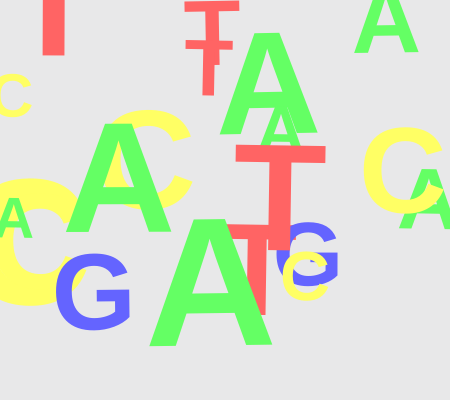
Frame 1 (no input)
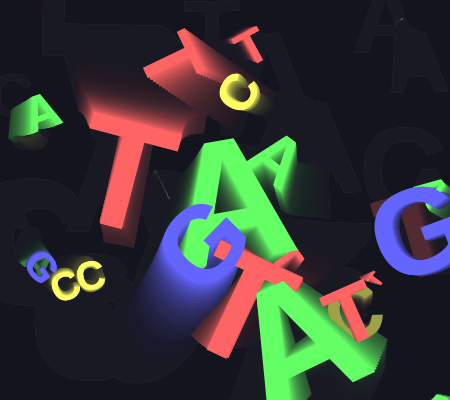
Frame 60 (no input)
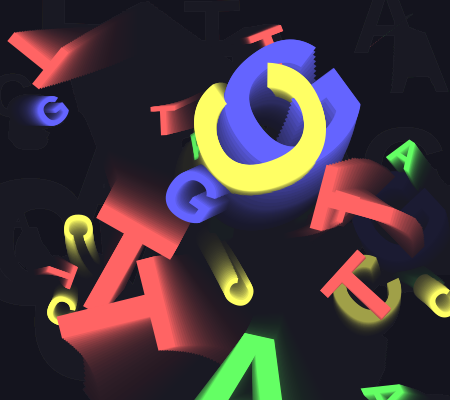
Frame 120 (the mouse pressed at the canvas centre since frame 60)

The p5.js sketch that drew these frames (run headless with seeded random() and noise() and a simulated clock; from frame 60 on, the mouse is pressed at the canvas centre):

// p5.js sketch
// ── sketch.js
let elements = [];
let mutationRate = 0.05;
let colorPalette = {
  'A': [100, 255, 100, 150], // Аденин - зелёный
  'T': [255, 100, 100, 150], // Тимин - красный
  'G': [100, 100, 255, 150], // Гуанин - синий
  'C': [255, 255, 100, 150]  // Цитозин - жёлтый
};
let connections = [];
let showConnections = false;
let connectionStrength = 200;
let infoFontSize = 16;
let hoveredElement = null;
let hoverScale = 1;

function setup() {
  createCanvas(450, 400);
  textAlign(CENTER, CENTER);
  textStyle(BOLD);
  textFont('Helvetica');
  
  if (textFont() !== 'Helvetica') {
    console.warn("Шрифт Helvetica не найден, будет использован стандартный шрифт");
  }
  
  initElements(20);
}

function initElements(count) {
  elements = [];
  for (let i = 0; i < count; i++) {
    elements.push(createRandomElement());
  }
}

function createRandomElement() {
  let nucleotide = random(['A', 'T', 'G', 'C']);
  return {
    x: random(width),
    y: random(height),
    size: random(60, 200),
    speedX: random(-1, 1),
    speedY: random(-1, 1),
    nucleotide: nucleotide,
    color: colorPalette[nucleotide],
    rotation: 0,
    rotationSpeed: random(-0.02, 0.02),
    energy: 700,
    age: 0,
    originalSize: 0 // Будет установлено при первом рендере
  };
}

function draw() {
  background(20, 20, 30, 25);
  
  updateConnections();
  if (showConnections) drawConnections();
  
  // Проверка наведения мыши
  hoveredElement = null;
  for (let e of elements) {
    if (!e.originalSize) e.originalSize = e.size; // Сохраняем исходный размер
    
    let d = dist(mouseX, mouseY, e.x, e.y);
    if (d < e.size/2) {
      hoveredElement = e;
      break;
    }
  }
  
  // Анимация увеличения/уменьшения
  if (hoveredElement) {
    hoverScale = lerp(hoverScale, 1.5, 0.1);
    hoveredElement.size = hoveredElement.originalSize * hoverScale;
  } else {
    hoverScale = lerp(hoverScale, 1, 0.1);
  }
  
  for (let i = elements.length - 1; i >= 0; i--) {
    let e = elements[i];
    
    if (random() < mutationRate) {
      mutateElement(e);
    }
    
    e.x += e.speedX;
    e.y += e.speedY;
    e.rotation += e.rotationSpeed;
    e.age += 0.01;
    
    if (e.x < 0 || e.x > width) e.speedX *= -1;
    if (e.y < 0 || e.y > height) e.speedY *= -1;
    
    e.energy -= 0.1 + e.age * 0.001;
    if (e.energy <= 0) {
      elements.splice(i, 1);
      continue;
    }
    
    // Плавное возвращение к исходному размеру, если не наведено
    if (e !== hoveredElement) {
      e.size = lerp(e.size, e.originalSize, 0.1);
    }
    
    push();
    translate(e.x, e.y);
    rotate(e.rotation);
    let alpha = map(e.energy, 0, 100, 0, e.color[3]);
    fill(e.color[0], e.color[1], e.color[2], alpha);
    textSize(e.size);
    text(e.nucleotide, 0, 0);
    pop();
  }
  
  if (random() < 0.01 && elements.length < 50) {
    elements.push(createRandomElement());
  }
  
  drawInfo();
}

function mutateElement(e) {
  let mutations = [
    () => {
      let newNucleotide = random(['A', 'T', 'G', 'C']);
      e.nucleotide = newNucleotide;
      e.color = colorPalette[newNucleotide];
    },
    () => {
      e.originalSize = constrain(e.originalSize + random(-20, 20), 40, 300);
    },
    () => {
      e.speedX = random(-2, 2);
      e.speedY = random(-2, 2);
    },
    () => {
      e.rotationSpeed = random(-0.03, 0.03);
    }
  ];
  
  random(mutations)();
}

function mousePressed() {
  let nucleotide = random(['A', 'T', 'G', 'C']);
  elements.push({
    x: mouseX,
    y: mouseY,
    size: random(60, 200),
    speedX: random(-2, 2),
    speedY: random(-2, 2),
    nucleotide: nucleotide,
    color: colorPalette[nucleotide],
    rotation: 0,
    rotationSpeed: random(-0.05, 0.05),
    energy: 100,
    age: 0,
    originalSize: 0
  });
  
  mutationRate = random(0.01, 0.1);
}

function keyPressed() {
  if (key === 'c' || key === 'C') {
    showConnections = !showConnections;
  } else if (key === '+' || key === '=') {
    connectionStrength = min(connectionStrength + 10, 300);
  } else if (key === '-' || key === '_') {
    connectionStrength = max(connectionStrength - 10, 50);
  } else if (key === ' ') {
    initElements(20);
  } else if (key === 'f') {
    infoFontSize = constrain(infoFontSize + 2, 12, 24);
  } else if (key === 'd') {
    infoFontSize = constrain(infoFontSize - 2, 12, 24);
  }
}

function updateConnections() {
  connections = [];
  for (let i = 0; i < elements.length; i++) {
    for (let j = i + 1; j < elements.length; j++) {
      let d = dist(elements[i].x, elements[i].y, elements[j].x, elements[j].y);
      if (d < connectionStrength) {
        connections.push([elements[i], elements[j], d]);
      }
    }
  }
}

function drawConnections() {
  for (let conn of connections) {
    let d = conn[2];
    let alpha = map(d, 0, connectionStrength, 100, 10);
    stroke(255, alpha);
    strokeWeight(map(d, 0, connectionStrength, 1.5, 0.3));
    line(conn[0].x, conn[0].y, conn[1].x, conn[1].y);
  }
}

function drawInfo() {
  fill(255);
  noStroke();
  textSize(infoFontSize);
  textAlign(LEFT, TOP);
  // text(`Элементов: ${elements.length}`, 10, 10);
  // text(`Скорость мутации: ${nf(mutationRate, 1, 3)}`, 10, 10 + infoFontSize * 1.2);
  // text(`Связи: ${showConnections ? 'вкл' : 'выкл'} (C)`, 10, 10 + infoFontSize * 2.4);
  // text(`Дистанция: ${connectionStrength}px (+/-)`, 10, 10 + infoFontSize * 3.6);
  // text(`Пробел: перезапуск`, 10, 10 + infoFontSize * 4.8);
  // text(`F/D: размер шрифта`, 10, 10 + infoFontSize * 6.0);
}

function windowResized() {
  resizeCanvas(windowWidth, windowHeight);
  for (let e of elements) {
    e.x = map(e.x, 0, width, 0, windowWidth);
    e.y = map(e.y, 0, height, 0, windowHeight);
  }
}
